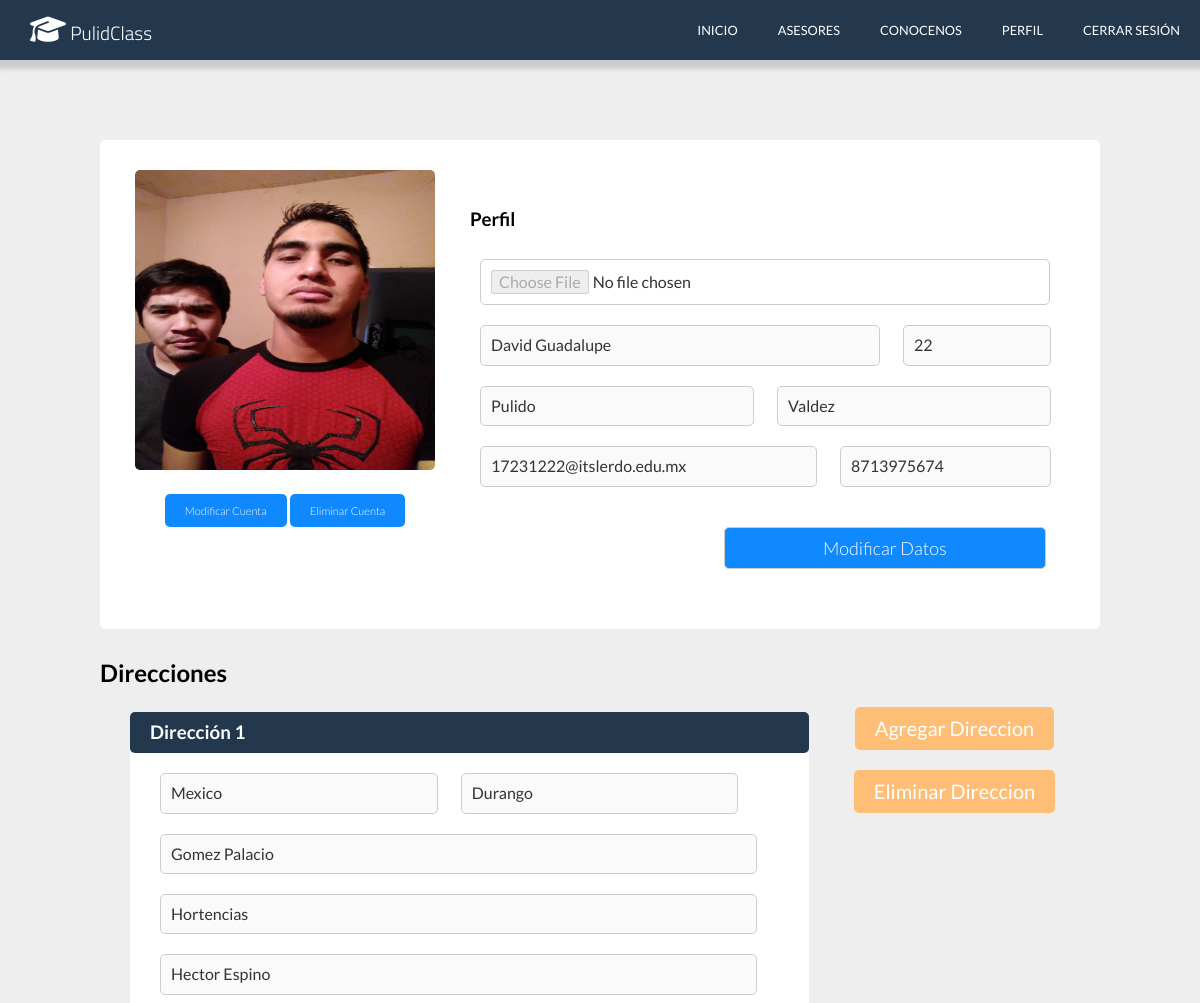
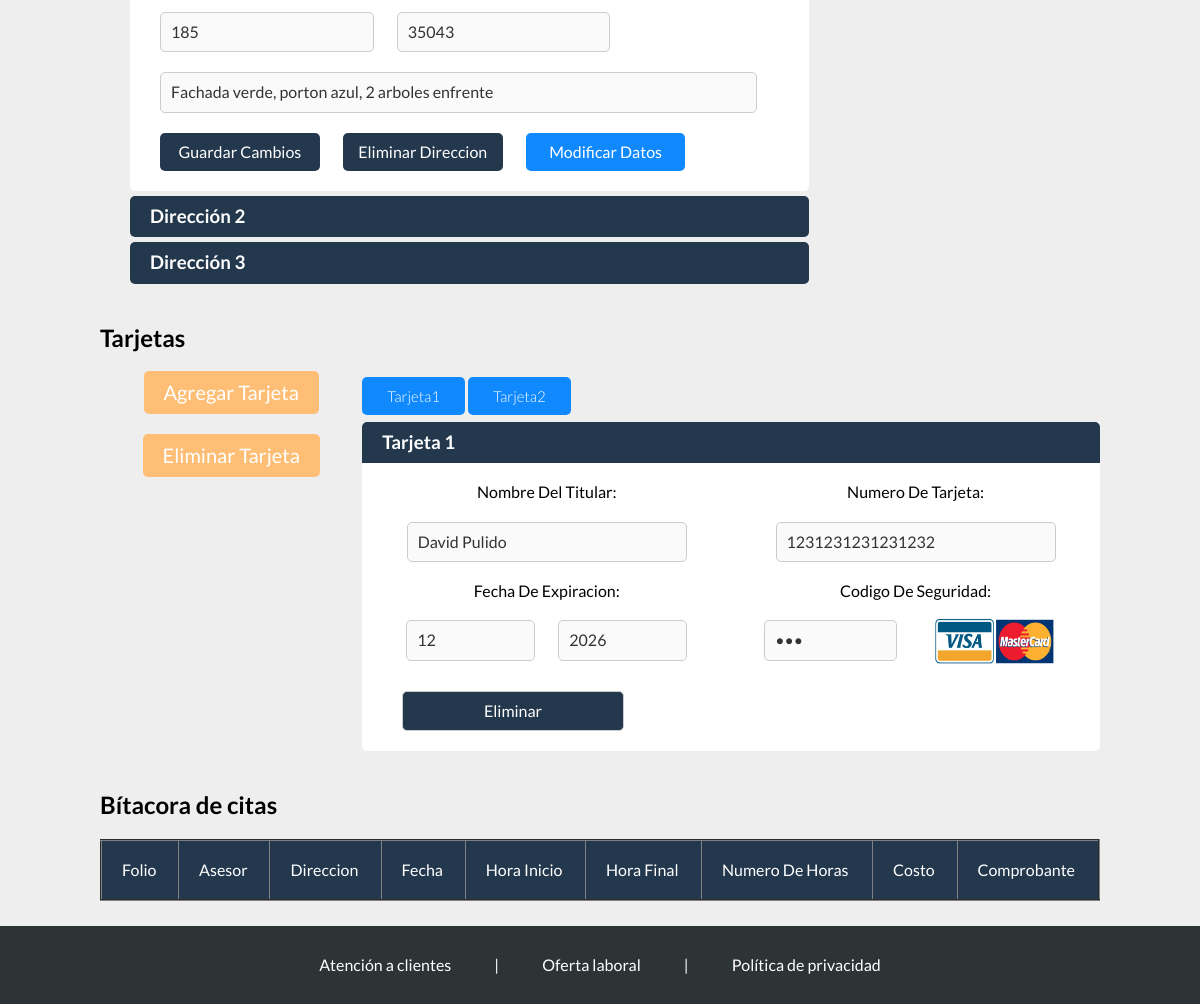
The app's page /perfil.php (signed in) with its own data (2 pictures, top to bottom).
### tables this page shows
CREATE TABLE `usuario` (
  `N_De_Usuario` int(11) NOT NULL,
  `Correo` varchar(70) DEFAULT NULL,
  `Nombres` varchar(50) DEFAULT NULL,
  `A_Paterno` varchar(20) DEFAULT NULL,
  `A_Materno` varchar(20) DEFAULT NULL,
  `Edad` int(11) DEFAULT NULL,
  `Telefono` varchar(16) DEFAULT NULL,
  `Foto` text DEFAULT NULL
);

CREATE TABLE `direccion` (
  `Id_Direccion` int(11) NOT NULL,
  `Pais` varchar(30) DEFAULT NULL,
  `Estado` varchar(30) DEFAULT NULL,
  `Ciudad` varchar(30) DEFAULT NULL,
  `Colonia` varchar(50) DEFAULT NULL,
  `Calle` varchar(50) DEFAULT NULL,
  `Numero` int(11) DEFAULT NULL,
  `Codigo_Postal` int(11) DEFAULT NULL,
  `Descripcion` varchar(250) DEFAULT NULL
);

CREATE TABLE `tarjeta` (
  `Id_Tarjeta` int(11) NOT NULL,
  `N_De_Usuario` int(11) DEFAULT NULL,
  `Nombre_T` varchar(200) DEFAULT NULL,
  `Num_T` varchar(200) DEFAULT NULL,
  `Mes` int(11) DEFAULT NULL,
  `Year` int(11) DEFAULT NULL,
  `Codigo_S` int(11) DEFAULT NULL
);

### views/perfil.view.php (the view, shortened to what this page needs)
<!DOCTYPE html>
<html lang="en">
<head>
    <link rel="stylesheet" href="css/normalize.css">
    <link rel="stylesheet" href="css/perfil/estilos.css">
</head>
<body>
    <header>
        <div class="menu">
            <div class="logo">
                <a href="index.php"><h2 class="page-name"><i class="fas fa-graduation-cap"></i> PulidClass</h2></a>
            </div>
            <nav>
                <a href="index.php">Inicio</a>
                <a href="asesores.php">Asesores</a>
                <a href="conocenos.php">Conocenos</a>
                <?php if(isset($_SESSION['cliente'])): ?>
                    <a href="perfil.php">Perfil</a>
                    <a href="logout.php">Cerrar Sesión</a>
                <?php elseif(isset($_SESSION['admin'])): ?>
                    <a href="admin.php">Perfil</a>
                    <a href="logout.php">Cerrar Sesión</a>
                <?php elseif(isset($_SESSION['asesor'])): ?>
                    <a href="asesor.php">Perfil</a>
                    <a href="logout.php">Cerrar Sesión</a>
                <?php else: ?>
                    <a href="register.php">Registrate</a>
                    <a href="login.php">Iniciar Sesión</a>
                <?php endif; ?>
            </nav>
        </div>
    </header>
    <main>
        <div class="perfil">
            <div class="foto">
                <div id="foto_usuario"><img src="<?php echo $info_personal['Foto']?>" alt=""></div>
                <a href="modifica.php">Modificar Cuenta</a>
                <a href="elimina.php">Eliminar Cuenta</a>
            </div>
            <div class="info">
                <h3 class="titulo">Perfil</h3>
                <form enctype="multipart/form-data" action="<?php echo htmlspecialchars($_SERVER['PHP_SELF']); ?>" method="POST">
                    <input type="file" name="foto" id="foto" disabled value="<?php echo $info_personal['Foto']?>">
                    <input type="text" name="nombre" id="nombre" placeholder="Nombres" disabled value="<?php echo $info_personal['Nombres']?>">
                    <input type="text" name="edad" id="edad" placeholder="edad" disabled value="<?php echo $info_personal['Edad']?>">
                    <input type="text" name="paterno" id="paterno" placeholder="Apellido Paterno" disabled value="<?php echo $info_personal['A_Paterno']?>">
                    <input type="text" name="materno" id="materno" placeholder="Apellido Materno" disabled value="<?php echo $info_personal['A_Materno']?>">
                    <input type="text" name="correo" id="correo" placeholder="Correo Electronico" disabled value="<?php echo $info_personal['Correo']?>">
                    <input type="text" name="telefono" id="telefono" placeholder="Numero Telefonico" disabled value="<?php echo $info_personal['Telefono']?>">
                    <div class="perfil-footer">
                        <input type="button" class="button" id="modificar_usuario" value="Modificar Datos" onclick="Modificar_Datos_Usuario()">
                    </div>
                </form>
            </div>
        </div>
        <h2>Direcciones</h2>
        <div class="direccion">
            <div class="direcciones">
            <?php
                $cont=0;
                    foreach($direcciones as $direccion){
                    $id_direccion=$direccion['Id_Direccion'];
                    $cont=$cont+1;
                    $statement = $conexion->prepare('SELECT * FROM direccion WHERE id_direccion = :id_direccion LIMIT 1');
                    $statement->execute(array(':id_direccion' => $id_direccion));
                    $direccion_datos=$statement->fetchAll();
                    foreach($direccion_datos as $dato){
                ?>
                    <h3 class="titulo" id="titulo<?php echo $cont?>">Dirección <?php echo $cont?></h3>
                    <div class="datos">
                        <form enctype="multipart/form-data" action="<?php echo htmlspecialchars($_SERVER['PHP_SELF']); ?>" method="POST">
                                <input type="text" name="pais" class="pais" id="pais<?php echo $cont?>" placeholder="Pais" disabled value=<?php echo $dato['Pais']?>>
                                <input type="text" name="estado" class="estado" id="estado<?php echo $cont?>" placeholder="Estado" disabled value="<?php echo $dato['Estado']?>">
                                <input type="text" name="ciudad" class="ciudad" id="ciudad<?php echo $cont?>" placeholder="Ciudad" disabled value="<?php echo $dato['Ciudad']?>">
                                <input type="text" name="colonia" class="colonia" id="colonia<?php echo $cont?>" placeholder="Colonia" disabled value="<?php echo $dato['Colonia']?>">
                                <input type="text" name="calle" class="calle" id="calle<?php echo $cont?>" placeholder="Calle" disabled value="<?php echo $dato['Calle']?>">
                                <input type="text" name="numero" class="numero" id="numero<?php echo $cont?>" placeholder="Numero" disabled value="<?php echo $dato['Numero']?>">
                                <input type="text" name="codigo_postal" class="codigo_postal" id="codigo_postal<?php echo $cont?>" placeholder="Codigo Postal" disabled value="<?php echo $dato['Codigo_Postal']?>">
                                <input type="text" name="descripcion" class="descripcion" id="descripcion<?php echo $cont?>" placeholder="Descripcion" disabled value="<?php echo $dato['Descripcion']?>">
                                <input type="submit" name="guardar" disabled value="Guardar Cambios" onclick="Habilitar_ID(<?php echo $cont?>)" id="guardar<?php echo $cont?>">
                                <input type="submit" name="eliminar"  disabled value="Eliminar Direccion" onclick="Habilitar_ID(<?php echo $cont?>)" id="eliminar_d<?php echo $cont?>">
                                <input type="button" value="Modificar Datos"  onclick="Modificar_Datos_Direccion(<?php echo $cont?>)">
                        </form>
                    </div>
                <?php
                    }
                }
                $cont_agregar=$cont+1;
                while($cont!=3){
                    $cont=$cont+1;
                ?>
                    <h3 class="titulo" id="titulo<?php echo $cont?>">Dirección <?php echo $cont?></h3>
                <?php
                    }
                ?>
            </div>
            <div class="botones">
            <?php if($cont_agregar==4): ?>
                <input type="button" value="Agregar Direccion" onclick="Agregar_Direccion(<?php echo $cont_agregar?>)" disabled style="background:#23374d;">
            <?php else: ?>
                <input type="button" value="Agregar Direccion" onclick="Agregar_Direccion(<?php echo $cont_agregar?>)">
            <?php endif; ?>
                <input type="button" value="Eliminar Direccion" onclick="Habilitar_Boton()">
            </div>
        </div>
        <h2>Tarjetas</h2>
        <div class="cont_tarjetas">
            <?php
                $contagregar_t=1;
                foreach($tarjetas as $tarjeta){
                    $contagregar_t=$contagregar_t+1;
                }
            ?>
            <div class="botones">
                <?php if($contagregar_t==3): ?>
                    <input type="button" value="Agregar Tarjeta" onclick="Agregar_Tarjeta(<?php echo $contagregar_t?>)" disabled style="background:#23374d;">
                <?php else: ?>
                    <input type="button" value="Agregar Tarjeta" onclick="Agregar_Tarjeta(<?php echo $contagregar_t?>)">
                <?php endif; ?>
                    <input type="button" value="Eliminar Tarjeta" onclick="Habilitar_Boton_Tarjeta()">
            </div>
            <div class="tarjetas">
                <div class="etiquetas">
                    <ul>
                        <li><a href="#tabs-1">Tarjeta1</a></li>
                        <li><a href="#tabs-2">Tarjeta2</a></li>
                    </ul>
                </div>
                <?php
                $cont_t=0;
                    foreach($tarjetas as $tarjeta){
                    $cont_t=$cont_t+1;
                ?>
                <div class="tarjeta<?php echo $cont_t?>" id="tabs-<?php echo $cont_t?>">
                    <h3 class="titulo" id="titulo">Tarjeta <?php echo $cont_t?></h3>
                    <form enctype="multipart/form-data" action="<?php echo htmlspecialchars($_SERVER['PHP_SELF']); ?>" method="POST">
                        <div class="datos">
                            <div class="principal">
                                <p>Nombre Del Titular:</p>
                                <input type="text" name="titular" id="nombre<?php echo $cont_t?>" placeholder="Como aparece en la tarjeta" disabled value="<?php echo $tarjeta['Nombre_T']?>">
                                <p>Fecha De Expiracion:</p>
                                <div class="fecha">
                                    <input type="text" name="expiracion_mes" id="mes<?php echo $cont_t?>" placeholder="Mes" disabled value="<?php echo $tarjeta['Mes']?>">
                                    <input type="text" name="expiracion_year" id="año<?php echo $cont_t?>" placeholder="Año" disabled value="<?php echo $tarjeta['Year']?>">
                                </div>
                            </div>
                            <div class="secundario">
                                <p>Numero De Tarjeta:</p>
                                <input type="text" name="tarjeta" id="numero_t<?php echo $cont_t?>" disabled value="<?php echo $tarjeta['Num_T']?>">
                                <p>Codigo De Seguridad:</p>
                                <div class="codigo">
                                    <input type="password" name="codigo" id="codigo<?php echo $cont_t?>" placeholder="3 digitos" disabled value="<?php echo $tarjeta['Codigo_S']?>">
                                    <a href="#"><img src="img/logo_tarjetas.png" alt=""></a>
                                </div>
                            </div>
                        </div>
                        <div class="submit">
                            <input type="submit" name="eliminar_t" value="Eliminar" disabled id="eliminar_t<?php echo $cont_t?>">
                        </div>
                    </form>
                </div>
                <?php }
                ?>
            </div>
        </div>
        <div class="citas">
            <h2>Bítacora de citas</h2>
            <table border="2">
                <tr id="header">
                    <td>Folio</td>
                    <td>Asesor</td>
                    <td>Direccion</td>
                    <td>Fecha</td>
                    <td>Hora Inicio</td>
                    <td>Hora Final</td>
                    <td>Numero De Horas</td>
                    <td>Costo</td>
                    <td>Comprobante</td>
                </tr>
            </table>
        </div>
    </main>
    <footer>
        <div class="info">
            <a href="#">Atención a clientes</a>
            <a href="#" class="separador"> | </a>
            <a href="#">Oferta laboral</a>
            <a href="#" class="separador"> | </a>
            <a href="politicas.php">Política de privacidad</a>
        </div>
    </footer>
</body>
</html>

### perfil.php (shortened to what this page needs)
<?php session_start();
    require('conexion.php');
    if(!isset($_SESSION['cliente'])){
        header("Location:index.php");
        die();
    }else{
        $correo=$_SESSION['cliente'];
        $statement = $conexion->prepare('SELECT * FROM Usuario WHERE correo = :correo LIMIT 1');
        $statement->execute(array(':correo' => $correo));
        $info_personal=$statement->fetch();
        $statement = $conexion->prepare('SELECT N_De_Usuario FROM Usuario WHERE correo = :correo LIMIT 1');
        $statement->execute(array(':correo' => $correo));
        $sql=$statement->fetch();
        $n_de_usuario=$sql['N_De_Usuario'];
        $statement = $conexion->prepare('SELECT Id_Direccion FROM habita WHERE N_De_Usuario = :n_de_usuario LIMIT 3');
        $statement->execute(array(':n_de_usuario' => $n_de_usuario));
        $direcciones=$statement->fetchAll();
        $statement = $conexion->prepare('SELECT * FROM Tarjeta WHERE N_De_Usuario = :n_de_usuario LIMIT 2');
        $statement->execute(array(':n_de_usuario' => $n_de_usuario));
        $tarjetas=$statement->fetchAll();
    require('views/perfil.view.php');
    }
?>

### records on screen
usuario: Foto (picture), nombre "David Guadalupe", edad "22", paterno "Pulido", materno "Valdez", correo "17231222@itslerdo.edu.mx", telefono "8713975674"
direccion: pais "Mexico", estado "Durango", ciudad "Gomez Palacio", colonia "Hortencias", calle "Hector Espino", numero "185", codigo_postal "35043", descripcion "Fachada verde, porton azul, 2 arboles enfrente"
tarjeta: titular "David Pulido", expiracion_mes "12", expiracion_year "2026", tarjeta "1231231231231232"
